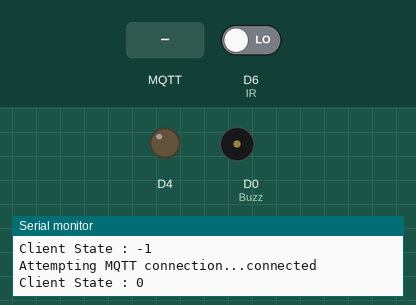
Recording of a sketch running on a simulated ESP8266 (NodeMCU). On the bench: output pins drawn as LEDs (lit = HIGH), buzzer (waves = sounding, pin HIGH), the last lines printed to the serial monitor. The test bench sets the inputs (shaded band); at power-on: D6 (IR) LOW. WiFi joins after 1.5 s; servers stay silent unless stated; no MQTT or app messages arrive unless stated.

Above: at 2.7 s.
2.8 s: MQTT message "1" arrives on the first subscribed topic
At 3.9 s:
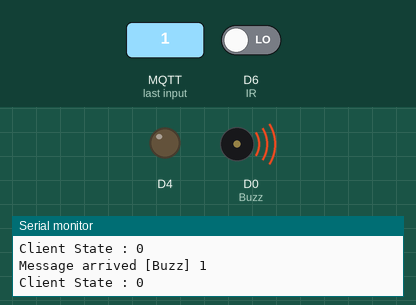
7.0 s: MQTT message "Buzz" arrives on the first subscribed topic
At 8.2 s:
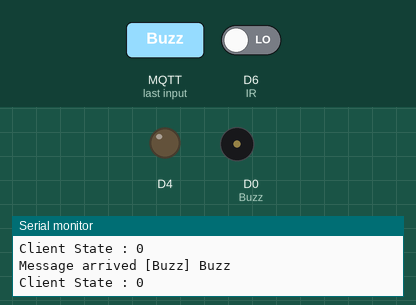
Timing chart, 0 to 10.0 s (numbered marks = the images above; inputs shaded):
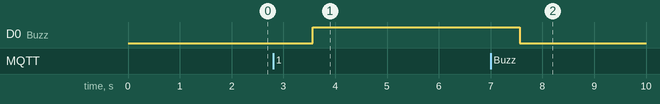

The sketch:

SafeCare_outdoor.ino
```cpp
#include <SPI.h>
#include <ESP8266WiFi.h>
#include <PubSubClient.h>

#define IR    D6  // IR   -> D6 pin
#define Buzz  D0  // Buzz -> D0 pin

// Update these with values suitable for your network.

const char* ssid = "Ka";
const char* password = "skkulove";
const char* mqtt_server = "192.168.0.8";

WiFiClient espClient;
PubSubClient client(espClient);
long lastMsg = 0;
char msg[50];
int value = 0;
int tmp;

void setup_wifi() {

  delay(10);
  // We start by connecting to a WiFi network
  Serial.println();
  Serial.print("Connecting to ");
  Serial.println(ssid);

  WiFi.begin(ssid, password);

  while (WiFi.status() != WL_CONNECTED) {
    delay(500);
    Serial.print(".");
  }

  randomSeed(micros());

  Serial.println("");
  Serial.println("WiFi connected");
  Serial.println("IP address: ");
  Serial.println(WiFi.localIP());
}

void callback(char* topic, byte* payload, unsigned int length) {
  Serial.print("Message arrived [");
  Serial.print(topic);
  Serial.print("] ");
  for (int i = 0; i < length; i++) {
    Serial.print((char)payload[i]);
  }
  Serial.println();
    if (!strcmp(topic, "Buzz")){ //topic이 Buzz이면 if문안으로 들어감
      if ((char)payload[0] == '1') {
        digitalWrite(Buzz, HIGH);
    } else {
      digitalWrite(Buzz, LOW);
    }
  }
}

void reconnect() {
  // Loop until we're reconnected
  while (!client.connected()) {
    Serial.print("Attempting MQTT connection...");
    // Create a random client ID
    String clientId = "ESP8266_out";
    if (client.connect(clientId.c_str())) {
      Serial.println("connected");
      client.subscribe("Buzz"); //Buzz topic subscribe
    } else {
      Serial.print("failed, rc=");
      Serial.print(client.state());
      Serial.println(" try again in 5 seconds");
      // Wait 5 seconds before retrying
      delay(5000);
    }
  }
}

void setup() {
  pinMode(BUILTIN_LED, OUTPUT);     // Initialize the BUILTIN_LED pin as an output
  pinMode(D6, INPUT);
  pinMode(D0, OUTPUT);
  Serial.begin(9600);
  setup_wifi();
  client.setServer(mqtt_server, 1883);
  client.setCallback(callback);
}

void loop() {
  Serial.print("Client State : ");
  Serial.println(client.state());
  delay(1000);

  if (!client.connected()) {
    reconnect();
  }
  client.loop();

  int A = digitalRead(IR); // A가 0(LOW)이면 현관문이 닫힌 상태, 1(HIGH)면 열린 상태임
  char *ir_ptr = (char*)&A;
  if(A == 1 && A != tmp){
    client.publish("isOpen", ir_ptr);
    Serial.println("IR detected");
  }
  tmp = A;

}
```

Measured:
- after the input at 2.8 s, D0 (Buzz): LOW → HIGH after 0.77 s
- after the input at 7.0 s, D0 (Buzz): HIGH → LOW after 0.57 s
